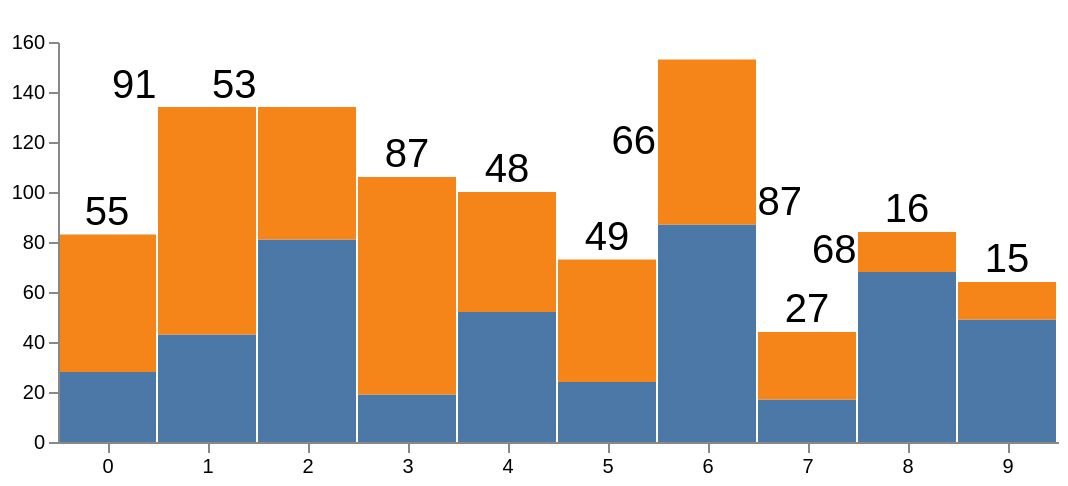

The Vega-Lite source for this figure:
### Vega specification from a JSON file in a GitHub repository (floating-point values rounded to 4 significant figures)
{"$schema": "https://vega.github.io/schema/vega/v4.json", "width": 500, "height": 200, "padding": 5, "data": [{"name": "table", "values": [{"x": 0, "y": 28, "c": 0}, {"x": 0, "y": 55, "c": 1}, {"x": 1, "y": 43, "c": 0}, {"x": 1, "y": 91, "c": 1}, {"x": 2, "y": 81, "c": 0}, {"x": 2, "y": 53, "c": 1}, {"x": 3, "y": 19, "c": 0}, {"x": 3, "y": 87, "c": 1}, {"x": 4, "y": 52, "c": 0}, {"x": 4, "y": 48, "c": 1}, {"x": 5, "y": 24, "c": 0}, {"x": 5, "y": 49, "c": 1}, {"x": 6, "y": 87, "c": 0}, {"x": 6, "y": 66, "c": 1}, {"x": 7, "y": 17, "c": 0}, {"x": 7, "y": 27, "c": 1}, {"x": 8, "y": 68, "c": 0}, {"x": 8, "y": 16, "c": 1}, {"x": 9, "y": 49, "c": 0}, {"x": 9, "y": 15, "c": 1}], "transform": [{"type": "stack", "groupby": ["x"], "sort": {"field": "c"}, "field": "y"}]}], "scales": [{"name": "x", "type": "band", "range": "width", "domain": {"data": "table", "field": "x"}}, {"name": "y", "type": "linear", "range": "height", "nice": true, "zero": true, "domain": {"data": "table", "field": "y1"}}, {"name": "color", "type": "ordinal", "range": "category", "domain": {"data": "table", "field": "c"}}], "axes": [{"orient": "bottom", "scale": "x", "zindex": 1}, {"orient": "left", "scale": "y", "zindex": 1}], "marks": [{"type": "rect", "name": "baseRect", "from": {"data": "table"}, "encode": {"enter": {"x": {"scale": "x", "field": "x"}, "width": {"scale": "x", "band": 1, "offset": -1}, "y": {"scale": "y", "field": "y0"}, "y2": {"scale": "y", "field": "y1"}, "fill": {"scale": "color", "field": "c"}}, "update": {"fillOpacity": {"value": 1}}, "hover": {"fillOpacity": {"value": 0.5}}}}, {"type": "text", "from": {"data": "baseRect"}, "encode": {"enter": {"x": {"field": "x"}, "y": {"field": "y"}, "text": {"field": "datum.y"}, "fontSize": {"value": 20}}}, "transform": [{"type": "label", "size": [500, 200], "anchors": ["top"], "offsets": [-10, 10]}]}]}
